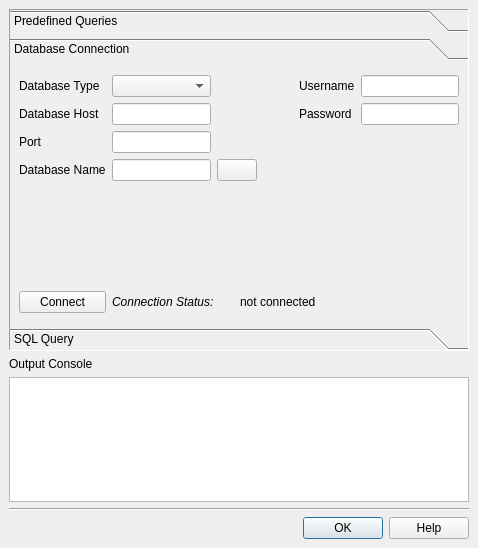
<ui version="4.0" >
 <class>eVisDatabaseConnectionGuiBase</class>
 <widget class="QDialog" name="eVisDatabaseConnectionGuiBase" >
  <property name="geometry" >
   <rect>
    <x>0</x>
    <y>0</y>
    <width>478</width>
    <height>548</height>
   </rect>
  </property>
  <property name="windowTitle" >
   <string>Database Connection</string>
  </property>
  <property name="windowIcon" >
   <iconset resource="../resources/evis.qrc" >
    <normaloff>:/evis/eVisDatabaseConnection.png</normaloff>:/evis/eVisDatabaseConnection.png</iconset>
  </property>
  <layout class="QGridLayout" >
   <property name="margin" >
    <number>9</number>
   </property>
   <property name="spacing" >
    <number>6</number>
   </property>
   <item row="0" column="1" >
    <widget class="QToolBox" name="databaseConnectionToolBox" >
     <property name="frameShape" >
      <enum>QFrame::Panel</enum>
     </property>
     <property name="frameShadow" >
      <enum>QFrame::Sunken</enum>
     </property>
     <property name="currentIndex" >
      <number>1</number>
     </property>
     <widget class="QWidget" name="PredefinedQueries" >
      <property name="geometry" >
       <rect>
        <x>0</x>
        <y>0</y>
        <width>470</width>
        <height>237</height>
       </rect>
      </property>
      <attribute name="label" >
       <string>Predefined Queries</string>
      </attribute>
      <layout class="QGridLayout" >
       <property name="margin" >
        <number>9</number>
       </property>
       <property name="spacing" >
        <number>6</number>
       </property>
       <item row="1" column="0" >
        <widget class="QPushButton" name="pbtnLoadPredefinedQueries" >
         <property name="sizePolicy" >
          <sizepolicy vsizetype="Fixed" hsizetype="Ignored" >
           <horstretch>0</horstretch>
           <verstretch>0</verstretch>
          </sizepolicy>
         </property>
         <property name="toolTip" >
          <string>Load predefined queries</string>
         </property>
         <property name="whatsThis" >
          <string>Loads an XML file with predefined queries. Use the Open File window to locate the XML file that contains one or more predefined queries using the format described in the user guide.</string>
         </property>
         <property name="text" >
          <string/>
         </property>
         <property name="icon" >
          <iconset>
           <normaloff>../../../images/themes/default/mActionFolder.svg</normaloff>../../../images/themes/default/mActionFolder.svg</iconset>
         </property>
        </widget>
       </item>
       <item row="1" column="1" >
        <widget class="QLabel" name="lblPredefinedQueryFilename" >
         <property name="sizePolicy" >
          <sizepolicy vsizetype="Preferred" hsizetype="Maximum" >
           <horstretch>0</horstretch>
           <verstretch>0</verstretch>
          </sizepolicy>
         </property>
         <property name="text" >
          <string/>
         </property>
        </widget>
       </item>
       <item row="3" column="0" colspan="2" >
        <widget class="QTextEdit" name="teditQueryDescription" >
         <property name="toolTip" >
          <string/>
         </property>
         <property name="whatsThis" >
          <string>The description of the selected query.</string>
         </property>
        </widget>
       </item>
       <item row="2" column="0" colspan="2" >
        <widget class="QComboBox" name="cboxPredefinedQueryList" >
         <property name="toolTip" >
          <string/>
         </property>
         <property name="whatsThis" >
          <string>Select the predefined query you want to use from the drop-down list containing queries identified from the file loaded using the Open File icon above. To run the query you need to click on the SQL Query tab. The query will be automatically entered in the query window.</string>
         </property>
        </widget>
       </item>
       <item row="0" column="0" >
        <spacer>
         <property name="orientation" >
          <enum>Qt::Horizontal</enum>
         </property>
         <property name="sizeType" >
          <enum>QSizePolicy::Fixed</enum>
         </property>
         <property name="sizeHint" stdset="0" >
          <size>
           <width>45</width>
           <height>0</height>
          </size>
         </property>
        </spacer>
       </item>
       <item row="0" column="1" >
        <spacer>
         <property name="orientation" >
          <enum>Qt::Horizontal</enum>
         </property>
         <property name="sizeHint" stdset="0" >
          <size>
           <width>401</width>
           <height>0</height>
          </size>
         </property>
        </spacer>
       </item>
      </layout>
     </widget>
     <widget class="QWidget" name="databaseConnection" >
      <property name="geometry" >
       <rect>
        <x>0</x>
        <y>0</y>
        <width>446</width>
        <height>237</height>
       </rect>
      </property>
      <attribute name="label" >
       <string>Database Connection</string>
      </attribute>
      <layout class="QGridLayout" >
       <property name="margin" >
        <number>9</number>
       </property>
       <property name="spacing" >
        <number>6</number>
       </property>
       <item row="5" column="3" colspan="4" >
        <widget class="QLabel" name="lblConnectionStatus" >
         <property name="text" >
          <string>not connected</string>
         </property>
         <property name="textFormat" >
          <enum>Qt::AutoText</enum>
         </property>
        </widget>
       </item>
       <item row="5" column="1" colspan="2" >
        <widget class="QLabel" name="label_7" >
         <property name="text" >
          <string>&lt;html>&lt;head>&lt;meta name="qrichtext" content="1" />&lt;style type="text/css">
p, li { white-space: pre-wrap; }
&lt;/style>&lt;/head>&lt;body style=" font-family:'Sans Serif'; font-size:9pt; font-weight:400; font-style:normal; text-decoration:none;">
&lt;p style=" margin-top:0px; margin-bottom:0px; margin-left:0px; margin-right:0px; -qt-block-indent:0; text-indent:0px;">&lt;span style=" font-style:italic;">Connection Status: &lt;/span>&lt;/p>&lt;/body>&lt;/html></string>
         </property>
        </widget>
       </item>
       <item row="1" column="0" >
        <widget class="QLabel" name="lblDatabaseHost" >
         <property name="text" >
          <string>Database Host</string>
         </property>
        </widget>
       </item>
       <item row="1" column="1" >
        <widget class="QLineEdit" name="leDatabaseHost" >
         <property name="whatsThis" >
          <string>Enter the database host. If the database resides on your desktop you should enter ¨localhost¨. If you selected ¨MSAccess¨ as the database type this option will not be available. </string>
         </property>
        </widget>
       </item>
       <item row="1" column="6" >
        <widget class="QLineEdit" name="leDatabasePassword" >
         <property name="toolTip" >
          <string/>
         </property>
         <property name="whatsThis" >
          <string>Password to access the database.</string>
         </property>
         <property name="echoMode" >
          <enum>QLineEdit::Password</enum>
         </property>
        </widget>
       </item>
       <item row="3" column="1" >
        <widget class="QLineEdit" name="leDatabaseName" >
         <property name="whatsThis" >
          <string>Enter the name of the database.</string>
         </property>
        </widget>
       </item>
       <item row="4" column="0" >
        <spacer>
         <property name="orientation" >
          <enum>Qt::Vertical</enum>
         </property>
         <property name="sizeHint" stdset="0" >
          <size>
           <width>20</width>
           <height>51</height>
          </size>
         </property>
        </spacer>
       </item>
       <item row="0" column="5" >
        <widget class="QLabel" name="lblDatabaseUsername" >
         <property name="text" >
          <string>Username</string>
         </property>
        </widget>
       </item>
       <item row="2" column="1" >
        <widget class="QLineEdit" name="leDatabasePort" >
         <property name="whatsThis" >
          <string>Enter the port through which the database must be accessed if a MYSQL database is used.</string>
         </property>
        </widget>
       </item>
       <item row="5" column="0" >
        <widget class="QPushButton" name="pbtnConnect" >
         <property name="toolTip" >
          <string/>
         </property>
         <property name="whatsThis" >
          <string>Connect to the database using the parameters selected above. If the connection was successful a message will be displayed in the Output Console below saying the connection was established. </string>
         </property>
         <property name="text" >
          <string>Connect</string>
         </property>
        </widget>
       </item>
       <item row="0" column="6" >
        <widget class="QLineEdit" name="leDatabaseUsername" >
         <property name="toolTip" >
          <string/>
         </property>
         <property name="whatsThis" >
          <string>User name to access the database.</string>
         </property>
        </widget>
       </item>
       <item row="0" column="1" >
        <widget class="QComboBox" name="cboxDatabaseType" >
         <property name="whatsThis" >
          <string>Select the type of database from the list of supported databases in the drop-down menu.</string>
         </property>
        </widget>
       </item>
       <item row="0" column="4" >
        <spacer>
         <property name="orientation" >
          <enum>Qt::Horizontal</enum>
         </property>
         <property name="sizeHint" stdset="0" >
          <size>
           <width>40</width>
           <height>20</height>
          </size>
         </property>
        </spacer>
       </item>
       <item row="3" column="0" >
        <widget class="QLabel" name="lblDatabaseName" >
         <property name="text" >
          <string>Database Name</string>
         </property>
        </widget>
       </item>
       <item row="1" column="5" >
        <widget class="QLabel" name="lblDatabasePassword" >
         <property name="text" >
          <string>Password</string>
         </property>
        </widget>
       </item>
       <item row="0" column="0" >
        <widget class="QLabel" name="label_8" >
         <property name="text" >
          <string>Database Type</string>
         </property>
        </widget>
       </item>
       <item row="2" column="0" >
        <widget class="QLabel" name="lblDatabasePort" >
         <property name="text" >
          <string>Port</string>
         </property>
        </widget>
       </item>
       <item row="0" column="2" colspan="2" >
        <spacer>
         <property name="orientation" >
          <enum>Qt::Horizontal</enum>
         </property>
         <property name="sizeHint" stdset="0" >
          <size>
           <width>40</width>
           <height>20</height>
          </size>
         </property>
        </spacer>
       </item>
       <item row="3" column="2" colspan="2" >
        <widget class="QPushButton" name="pbtnOpenFile" >
         <property name="text" >
          <string/>
         </property>
         <property name="icon" >
          <iconset>
           <normaloff>../../../images/themes/default/mActionFolder.svg</normaloff>../../../images/themes/default/mActionFolder.svg</iconset>
         </property>
        </widget>
       </item>
      </layout>
     </widget>
     <widget class="QWidget" name="sqlQuery" >
      <property name="geometry" >
       <rect>
        <x>0</x>
        <y>0</y>
        <width>470</width>
        <height>237</height>
       </rect>
      </property>
      <attribute name="label" >
       <string>SQL Query</string>
      </attribute>
      <layout class="QGridLayout" >
       <property name="margin" >
        <number>9</number>
       </property>
       <property name="spacing" >
        <number>6</number>
       </property>
       <item row="1" column="1" >
        <spacer>
         <property name="orientation" >
          <enum>Qt::Horizontal</enum>
         </property>
         <property name="sizeHint" stdset="0" >
          <size>
           <width>341</width>
           <height>20</height>
          </size>
         </property>
        </spacer>
       </item>
       <item row="1" column="0" >
        <widget class="QPushButton" name="pbtnRunQuery" >
         <property name="whatsThis" >
          <string>Run the query entered above. The status of the query will be displayed in the Output Console below.</string>
         </property>
         <property name="text" >
          <string>Run Query</string>
         </property>
        </widget>
       </item>
       <item row="0" column="0" colspan="2" >
        <widget class="QTextEdit" name="teditSqlStatement" >
         <property name="toolTip" >
          <string/>
         </property>
         <property name="whatsThis" >
          <string>Enter the query you want to run in this window.</string>
         </property>
        </widget>
       </item>
      </layout>
     </widget>
    </widget>
   </item>
   <item row="4" column="1" >
    <widget class="QDialogButtonBox" name="buttonBox" >
     <property name="orientation" >
      <enum>Qt::Horizontal</enum>
     </property>
     <property name="standardButtons" >
      <set>QDialogButtonBox::Help|QDialogButtonBox::Ok</set>
     </property>
    </widget>
   </item>
   <item rowspan="2" row="3" column="2" >
    <spacer>
     <property name="orientation" >
      <enum>Qt::Vertical</enum>
     </property>
     <property name="sizeHint" stdset="0" >
      <size>
       <width>0</width>
       <height>53</height>
      </size>
     </property>
    </spacer>
   </item>
   <item row="3" column="1" >
    <widget class="Line" name="line" >
     <property name="orientation" >
      <enum>Qt::Horizontal</enum>
     </property>
    </widget>
   </item>
   <item row="2" column="1" >
    <widget class="QTextEdit" name="teditConsole" >
     <property name="sizePolicy" >
      <sizepolicy vsizetype="Ignored" hsizetype="Expanding" >
       <horstretch>0</horstretch>
       <verstretch>0</verstretch>
      </sizepolicy>
     </property>
     <property name="whatsThis" >
      <string>A window for status messages to be displayed.</string>
     </property>
    </widget>
   </item>
   <item row="2" column="2" >
    <spacer>
     <property name="orientation" >
      <enum>Qt::Vertical</enum>
     </property>
     <property name="sizeType" >
      <enum>QSizePolicy::Fixed</enum>
     </property>
     <property name="sizeHint" stdset="0" >
      <size>
       <width>0</width>
       <height>125</height>
      </size>
     </property>
    </spacer>
   </item>
   <item row="1" column="1" >
    <widget class="QLabel" name="label" >
     <property name="text" >
      <string>Output Console</string>
     </property>
    </widget>
   </item>
   <item row="0" column="2" >
    <spacer>
     <property name="orientation" >
      <enum>Qt::Vertical</enum>
     </property>
     <property name="sizeType" >
      <enum>QSizePolicy::Maximum</enum>
     </property>
     <property name="sizeHint" stdset="0" >
      <size>
       <width>0</width>
       <height>314</height>
      </size>
     </property>
    </spacer>
   </item>
   <item rowspan="5" row="0" column="0" >
    <spacer>
     <property name="orientation" >
      <enum>Qt::Vertical</enum>
     </property>
     <property name="sizeHint" stdset="0" >
      <size>
       <width>0</width>
       <height>530</height>
      </size>
     </property>
    </spacer>
   </item>
  </layout>
 </widget>
 <layoutdefault spacing="6" margin="11" />
 <tabstops>
  <tabstop>teditConsole</tabstop>
  <tabstop>cboxDatabaseType</tabstop>
  <tabstop>leDatabaseHost</tabstop>
  <tabstop>leDatabasePort</tabstop>
  <tabstop>leDatabaseName</tabstop>
  <tabstop>leDatabaseUsername</tabstop>
  <tabstop>leDatabasePassword</tabstop>
  <tabstop>pbtnConnect</tabstop>
  <tabstop>teditSqlStatement</tabstop>
  <tabstop>pbtnRunQuery</tabstop>
  <tabstop>buttonBox</tabstop>
 </tabstops>
 <resources>
  <include location="../resources/evis.qrc" />
 </resources>
 <connections/>
</ui>
